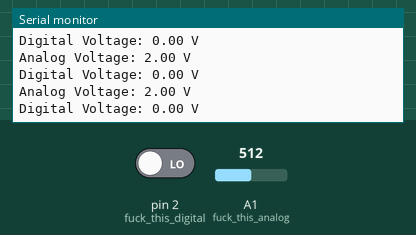
Simulated run of this sketch. Board: Arduino Uno, built with avr-gcc and run on an emulated ATmega328P. On the bench: the last lines printed to the serial monitor. The test bench sets the inputs (shaded band); at power-on: A1 (fuck_this_analog) = 512, pin 2 (fuck_this_digital) LOW.

Above: at 1.3 s.
1.4 s: A1 (fuck_this_analog) set to 716
At 1.82 s:
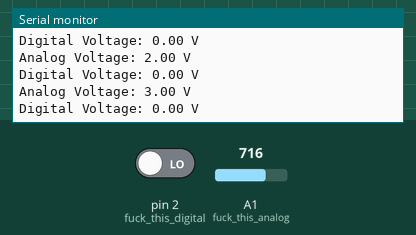
2.9 s: A1 (fuck_this_analog) set to 900
At 3.33 s:
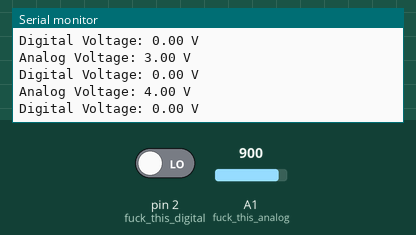
Timing chart, 0 to 5.9 s (numbered marks = the images above; inputs shaded):
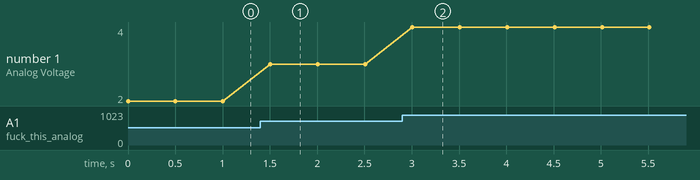

Measured:
- after the input at 1.4 s, the serial monitor: prints a new line after 0.10 s (image 1)
- after the input at 2.9 s, the serial monitor: prints a new line after 0.11 s (image 2)
- plotted number 1: 2 → 3 after the input at 1.4 s, 3 → 4 after the input at 2.9 s

The sketch:

fuckyouteststand.ino
```cpp
const int fuck_this_analog = A1;
const int fuck_this_digital = 2;

void setup() {
  // put your setup code here, to run once:
Serial.begin(9600);
}

void loop() {
  float analog = 5*analogRead(fuck_this_analog)/1023;
  float digital = 5*digitalRead(fuck_this_digital)/1023;

    Serial.print("Analog Voltage: ");
    Serial.print(analog);
    Serial.println(" V");
    Serial.print("Digital Voltage: ");
    Serial.print(digital);
    Serial.println(" V");

    delay(500);  // Delay to avoid flooding the serial output

}
```
